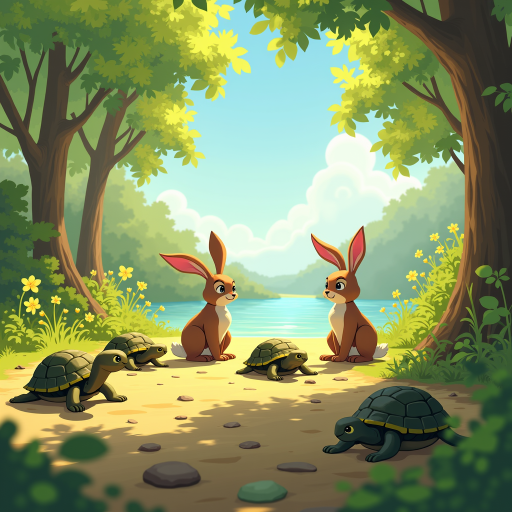
#> input picture scene_1_normal.png, 1024 x 1024 px, found by its file name (shown at 1/2 size)
$ jupyter execute --allow-errors Untitled25.ipynb   (shell and % lines are left out)
#> lines starting #> are read from the running program, lines starting #| are printed output that depends on the picture
[cell 1]
cd GroundingDINO/

#> (a cell that did not finish here is left out)

[cell 3]
cd weights

[cell 4]
cd ..

[cell 5]
from PIL import Image, ImageDraw, ImageFont

# Load the base image (the main image)
base_image = Image.open("/content/drive/MyDrive/inputimgs/scene_1_normal.png")
#> base_image is the input picture: PIL image 1024x1024 RGB; mean R, G, B 132.9, 146.4, 98.9

# Load the overlay image
overlay_image = Image.open("/content/drive/MyDrive/callout_imgs/downright.png")
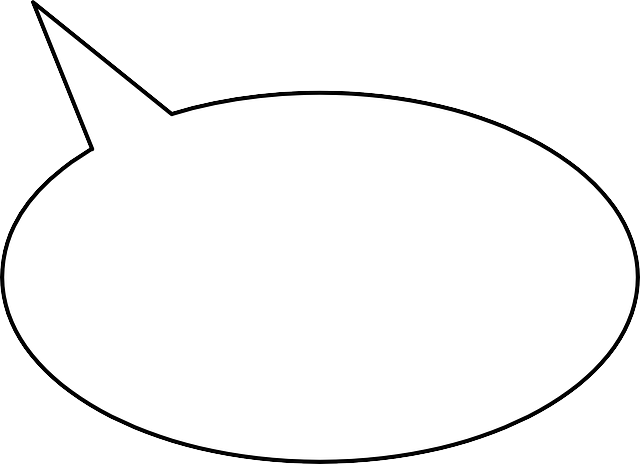
#> input picture downright.png, 640 x 464 px, found by its file name
#> overlay_image is the input picture: PIL image 640x464 RGBA; mean R, G, B, A 248.4, 248.4, 248.4, 167.5

# Resize the overlay image (optional, if needed)
overlay_image = overlay_image.resize((100, 100))  # Adjust size as required
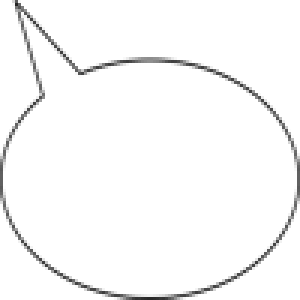
#> overlay_image: PIL image 100x100 RGBA (shown 3 times larger); mean R, G, B, A 161.3, 161.3, 161.3, 167.5; transparent parts drawn white

# Paste the overlay image onto the base image at the upper-left corner
base_image.paste(overlay_image, (0, 0), overlay_image)  # Use the third argument for transparency

# Draw text on the overlay image area
draw = ImageDraw.Draw(base_image)

# Set the font (adjust path or use a default font)
try:
    font = ImageFont.truetype("arial.ttf", 20)  # Adjust font size
except IOError:
    font = ImageFont.load_default()  # Fallback to default font

# Add text on the upper-left overlay area
text = "Hello!"
text_position = (10, 10)  # Position text slightly away from the top-left corner
text_color = (0,0,0)  # White color
draw.text(text_position, text, fill=text_color, font=font)

# Save the final image
base_image.save("/content/drive/MyDrive/output_21jan/output_imagev1.jpg")
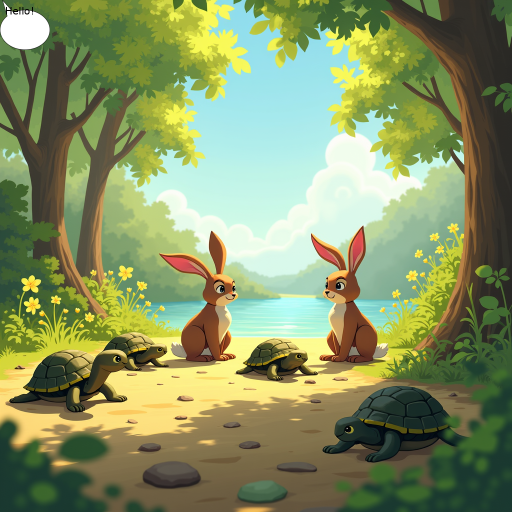
#> saved as output_imagev1.jpg: PIL image 1024x1024 RGB (shown at 1/2 size); mean R, G, B 133.9, 147.1, 100

print("Image saved with overlay and text as output_image.jpg")

[cell 6]
import cv2
import numpy as np
from PIL import Image, ImageDraw, ImageFont
import torch

# Normalize boxes to pixel coordinates
# [115 lines left out: functions normalize_boxes, place_callout, annotate_with_callouts, not called in this run]

# Example Usage
image_path = "/content/drive/MyDrive/inputimgs/scene_3_normal.png"
output_path = "/content/drive/MyDrive/output_21jan/scene_3_annoted_withcallout11.png"

callout_images = {
    "Top-right": cv2.imread("/content/drive/MyDrive/callout_imgs/upperright.png"),
    "Top-middle": cv2.imread("/content/drive/MyDrive/callout_imgs/uppermiddle.png"),
    "Top-left": cv2.imread("/content/drive/MyDrive/callout_imgs/upperleft.png"),
    "Bottom-right": cv2.imread("/content/drive/MyDrive/callout_imgs/downright.png"),
    "Bottom-middle": cv2.imread("/content/drive/MyDrive/callout_imgs/downmiddle.png"),
    "Bottom-left": cv2.imread("/content/drive/MyDrive/callout_imgs/downleft.png"),
}
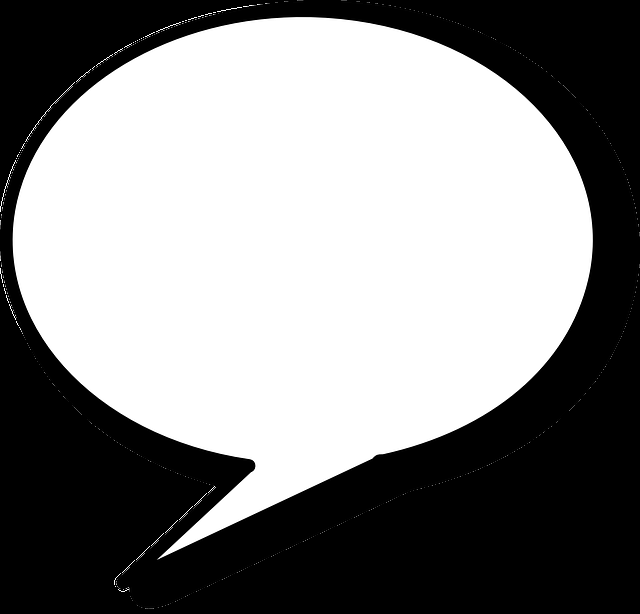
#> input picture upperright.png, 640 x 614 px, found by its file name
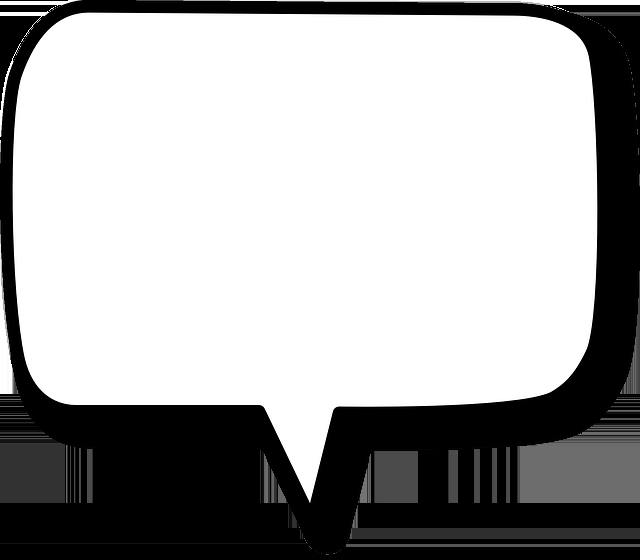
#> input picture uppermiddle.png, 640 x 560 px, found by its file name
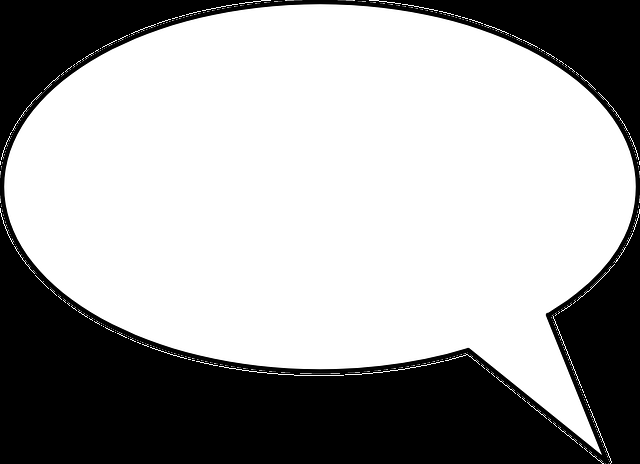
#> input picture upperleft.png, 640 x 464 px, found by its file name

#> (the rest of this cell did not finish here and is left out)
